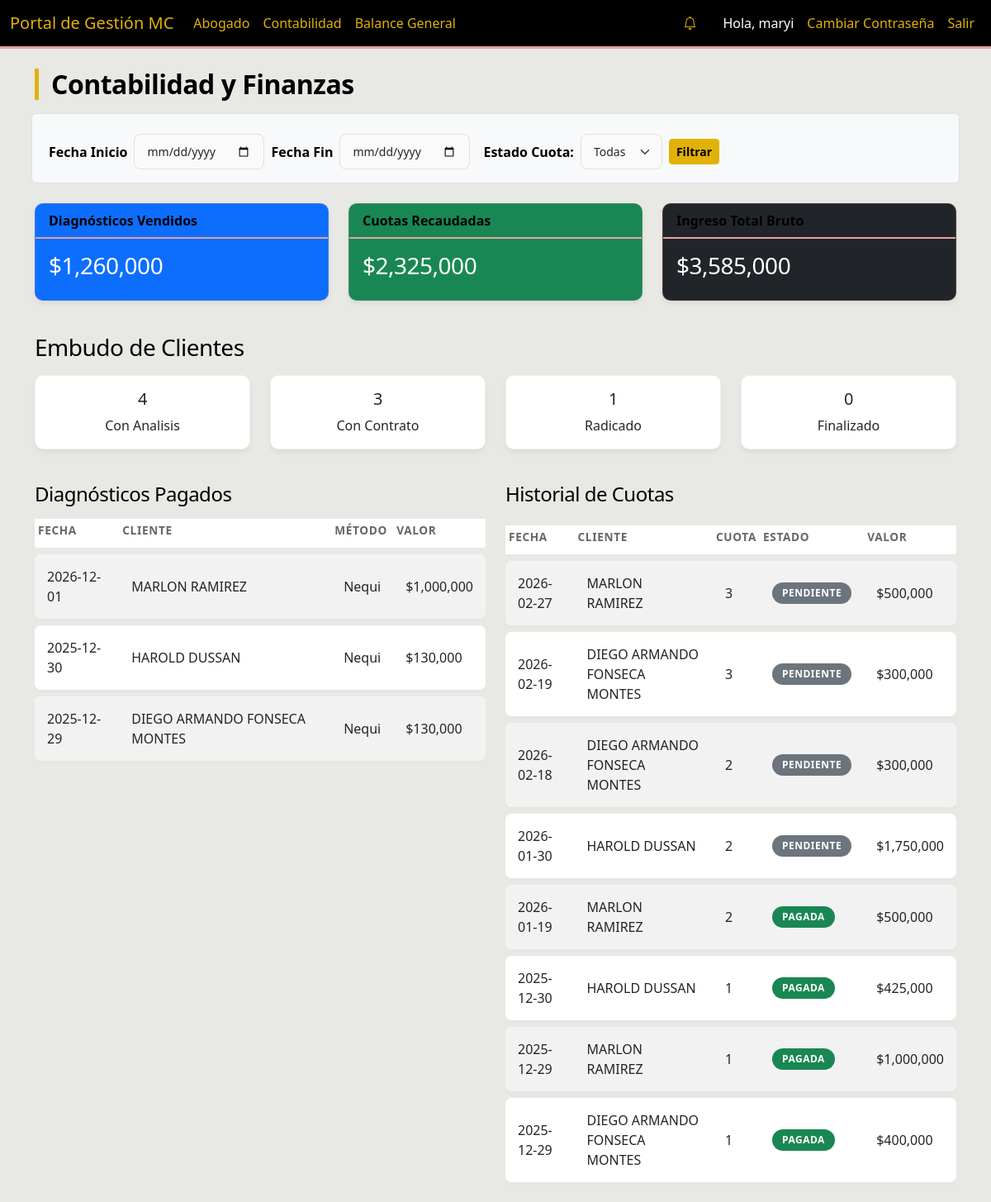
/accounting (signed in), run on the app's committed database.
### models.py (models this page shows)
class User(UserMixin, db.Model):
    id = db.Column(db.Integer, primary_key=True)
    nombre_completo = db.Column(db.String(100), nullable=False)
    telefono = db.Column(db.String(20))
    email = db.Column(db.String(120), unique=True, nullable=False)
    rol = db.Column(db.String(20), nullable=False)  # 'Admin', 'Analista', 'Abogado', 'Aliado'
    password = db.Column(db.String(200)) # Added password for auth
    payments = db.relationship('AllyPayment', backref='ally', lazy=True)

class PaymentDiagnosis(db.Model):
    id = db.Column(db.Integer, primary_key=True)
    client_id = db.Column(db.Integer, db.ForeignKey('client.id'), nullable=False, unique=True)
    valor = db.Column(db.Float)
    fecha_pago = db.Column(db.Date)
    metodo_pago = db.Column(db.String(50)) # 'Nequi', 'Daviplata', 'Bancolombia', 'Link de pago', 'Efectivo'
    verificado = db.Column(db.Boolean, default=False)
    client = db.relationship('Client', backref=db.backref('payment_diagnosis', uselist=False, cascade='all, delete-orphan'))

class Client(db.Model):
    id = db.Column(db.Integer, primary_key=True)
    nombre = db.Column(db.String(100))
    tipo_id = db.Column(db.String(20))
    numero_id = db.Column(db.String(20))
    contract_number = db.Column(db.String(50), nullable=True, unique=True)
    telefono = db.Column(db.String(20), nullable=False)
    email = db.Column(db.String(120))
    ciudad = db.Column(db.String(50))
    motivo_consulta = db.Column(db.Text)
    estado = db.Column(db.String(50), default='Nuevo') # 'Nuevo', 'Informacion_Incompleta', 'Pendiente_Analisis', 'Con_Contrato', 'Con_Analisis', 'Radicado', 'Finalizado', 'Suspendido_Pago', 'Finalizado_Exitoso', 'Cerrado_Pago'
    analista_id = db.Column(db.Integer, db.ForeignKey('user.id'))
    abogado_id = db.Column(db.Integer, db.ForeignKey('user.id'))
    created_at = db.Column(db.DateTime, default=datetime.utcnow)
    conclusion_analisis = db.Column(db.Text) # New field for analysis conclusion
    last_status_update = db.Column(db.DateTime, default=datetime.utcnow) # New field for last status update
    login_user_id = db.Column(db.Integer, db.ForeignKey('user.id'), nullable=True) # Link to User
    analista = db.relationship('User', foreign_keys=[analista_id], backref='clientes_registrados')
    login_user = db.relationship('User', foreign_keys=[login_user_id], backref='client_profile')

class ContractInstallment(db.Model):
    id = db.Column(db.Integer, primary_key=True)
    payment_contract_id = db.Column(db.Integer, db.ForeignKey('payment_contract.id'), nullable=False)
    numero_cuota = db.Column(db.Integer, nullable=False)
    valor = db.Column(db.Float)
    fecha_vencimiento = db.Column(db.Date)
    metodo_pago = db.Column(db.String(50))
    estado = db.Column(db.String(50), default='Pendiente') # 'Pendiente', 'Pagada', 'En Mora'
    payment_contract = db.relationship('PaymentContract', backref='installments')

### routes/main.py (the view, shortened to what this page needs)
@main_bp.route('/accounting')
@login_required
def accounting_dashboard():
    if current_user.rol not in ['Admin', 'Abogado']:
        flash('Acceso no autorizado', 'danger')
        return redirect(url_for('main.index'))
    start_date = request.args.get('start_date')
    end_date = request.args.get('end_date')
    q_income_diag = db.session.query(func.sum(PaymentDiagnosis.valor)).filter(PaymentDiagnosis.verificado == True)
    q_income_inst = db.session.query(func.sum(ContractInstallment.valor)).filter(ContractInstallment.estado == 'Pagada')
    q_recent_diag = PaymentDiagnosis.query.filter_by(verificado=True)
    q_recent_inst = ContractInstallment.query
    income_diagnosis = q_income_diag.scalar() or 0
    income_installments = q_income_inst.scalar() or 0
    total_gross_income = income_diagnosis + income_installments
    clients_with_analysis = Client.query.filter_by(estado='Con_Analisis').count()
    clients_with_contract = Client.query.filter_by(estado='Con_Contrato').count()
    clients_radicados = Client.query.filter_by(estado='Radicado').count()
    clients_finalized = Client.query.filter_by(estado='Finalizado').count()
    funnel_stats = {
        'Con_Analisis': clients_with_analysis,
        'Con_Contrato': clients_with_contract,
        'Radicado': clients_radicados,
        'Finalizado': clients_finalized
    }
    recent_diagnoses = q_recent_diag.order_by(PaymentDiagnosis.fecha_pago.desc()).limit(50).all()
    estado_filter = request.args.get('estado_cuota')
    if estado_filter and estado_filter != 'todos':
        q_recent_inst = q_recent_inst.filter_by(estado=estado_filter)
    recent_installments = q_recent_inst.order_by(ContractInstallment.fecha_vencimiento.desc()).limit(50).all()
    return render_template('accounting.html',
                           income_diagnosis=income_diagnosis,
                           income_installments=income_installments,
                           total_gross_income=total_gross_income,
                           funnel_stats=funnel_stats,
                           recent_diagnoses=recent_diagnoses,
                           recent_installments=recent_installments,
                           current_filter=estado_filter,
                           start_date=start_date,
                           end_date=end_date)

### app.py (called while the page is built)
@login_manager.user_loader
def load_user(user_id):
    return User.query.get(int(user_id))

### templates/accounting.html (shortened to what this page needs)
{% extends "base.html" %}
{% block content %}
<h2 class="mb-4">Contabilidad y Finanzas</h2>
<form method="GET" class="row g-2 mb-4 align-items-center bg-light p-3 rounded border">
    <div class="col-auto">
        <label for="start_date" class="col-form-label fw-bold">Fecha Inicio</label>
    </div>
    <div class="col-auto">
        <input type="date" class="form-control form-control-sm" name="start_date" value="{{ start_date or '' }}">
    </div>
    <div class="col-auto">
        <label for="end_date" class="col-form-label fw-bold">Fecha Fin</label>
    </div>
    <div class="col-auto">
        <input type="date" class="form-control form-control-sm" name="end_date" value="{{ end_date or '' }}">
    </div>
    <div class="col-auto">
        <label for="estado_cuota" class="col-form-label fw-bold ms-2">Estado Cuota:</label>
    </div>
    <div class="col-auto">
        <select name="estado_cuota" id="estado_cuota" class="form-select form-select-sm">
            <option value="todos" {% if current_filter=='todos' or not current_filter %}selected{% endif %}>
                Todas</option>
        </select>
    </div>
    <div class="col-auto">
        <button type="submit" class="btn btn-sm btn-primary">Filtrar</button>
    </div>
</form>
<div class="row mb-4">
    <div class="col-md-4">
        <div class="card text-white bg-primary mb-3">
            <div class="card-header">Diagnósticos Vendidos</div>
            <div class="card-body">
                <h3 class="card-title">${{ "{:,.0f}".format(income_diagnosis) }}</h3>
            </div>
        </div>
    </div>
    <div class="col-md-4">
        <div class="card text-white bg-success mb-3">
            <div class="card-header">Cuotas Recaudadas</div>
            <div class="card-body">
                <h3 class="card-title">${{ "{:,.0f}".format(income_installments) }}</h3>
            </div>
        </div>
    </div>
    <div class="col-md-4">
        <div class="card text-white bg-dark mb-3">
            <div class="card-header">Ingreso Total Bruto</div>
            <div class="card-body">
                <h3 class="card-title">${{ "{:,.0f}".format(total_gross_income) }}</h3>
            </div>
        </div>
    </div>
</div>
<h3 class="mb-3">Embudo de Clientes</h3>
<div class="row mb-4">
    {% for status, count in funnel_stats.items() %}
    <div class="col-md-3">
        <div class="card mb-3">
            <div class="card-body text-center">
                <h5 class="card-title">{{ count }}</h5>
                <p class="card-text">{{ status.replace('_', ' ') }}</p>
            </div>
        </div>
    </div>
    {% endfor %}
</div>
<div class="row">
    <div class="col-md-6">
        <h4>Diagnósticos Pagados</h4>
        <div class="table-responsive">
            <table class="table table-striped table-sm">
                <thead>
                    <tr>
                        <th>Fecha</th>
                        <th>Cliente</th>
                        <th>Método</th>
                        <th>Valor</th>
                    </tr>
                </thead>
                <tbody>
                    {% for p in recent_diagnoses %}
                    <tr>
                        <td>{{ p.fecha_pago }}</td>
                        <td>{{ p.client.nombre }}</td>
                        <td>{{ p.metodo_pago }}</td>
                        <td>${{ "{:,.0f}".format(p.valor) }}</td>
                    </tr>
                    {% endfor %}
                </tbody>
            </table>
        </div>
    </div>
    <div class="col-md-6">
        <div class="d-flex justify-content-between align-items-center mb-2">
            <h4>Historial de Cuotas</h4>
        </div>
        <div class="table-responsive">
            <table class="table table-striped table-sm">
                <thead>
                    <tr>
                        <th>Fecha</th>
                        <th>Cliente</th>
                        <th>Cuota</th>
                        <th>Estado</th>
                        <th>Valor</th>
                    </tr>
                </thead>
                <tbody>
                    {% for c in recent_installments %}
                    <tr>
                        <td>{{ c.fecha_vencimiento }}</td>
                        <td>{{ c.payment_contract.client.nombre }}</td>
                        <td>{{ c.numero_cuota }}</td>
                        <td>
                            {% if c.estado == 'Pagada' %}
                            <span class="badge bg-success">Pagada</span>
                            {% elif c.estado == 'En Mora' %}
                            <span class="badge bg-danger">En Mora</span>
                            {% else %}
                            <span class="badge bg-secondary">{{ c.estado }}</span>
                            {% endif %}
                        </td>
                        <td>${{ "{:,.0f}".format(c.valor) }}</td>
                    </tr>
                    {% endfor %}
                </tbody>
            </table>
        </div>
    </div>
</div>
{% endblock %}

### templates/base.html (shortened to what this page needs)
<!DOCTYPE html>
<html lang="es">
<head>
    <link href="https://cdn.jsdelivr.net/npm/bootstrap@5.3.0/dist/css/bootstrap.min.css" rel="stylesheet">
    <link href="https://cdn.jsdelivr.net/npm/bootstrap-icons@1.7.2/font/bootstrap-icons.css" rel="stylesheet">
    <link rel="stylesheet" href="{{ url_for('static', filename='css/style.css') }}">
</head>
<body>
    <nav class="navbar navbar-expand-lg navbar-dark bg-dark">
        <div class="container-fluid">
            <a class="navbar-brand" href="#">Portal de Gestión MC</a>
            <div class="collapse navbar-collapse" id="navbarNav">
                <ul class="navbar-nav me-auto">
                    {% if current_user.is_authenticated %}
                    {% if current_user.rol == 'Abogado' or current_user.rol == 'Admin' %}
                    <li class="nav-item"><a class="nav-link" href="{{ url_for('lawyer.lawyer_dashboard') }}">Abogado</a>
                    </li>
                    <li class="nav-item"><a class="nav-link"
                            href="{{ url_for('main.accounting_dashboard') }}">Contabilidad</a>
                    </li>
                    <li class="nav-item"><a class="nav-link" href="{{ url_for('main.balance_general') }}">Balance
                            General</a>
                    </li>
                    {% endif %}
                    {% endif %}
                </ul>
                <ul class="navbar-nav">
                    {% if current_user.is_authenticated %}
                    <li class="nav-item dropdown me-3">
                        <a class="nav-link position-relative" href="#" id="navbarDropdownNotifications" role="button"
                            data-bs-toggle="dropdown" aria-expanded="false">
                            <i class="bi bi-bell{% if unread_messages_count > 0 %}-fill text-warning{% endif %}"></i>
                        </a>
                    </li>
                    <li class="nav-item"><span class="nav-link text-light">Hola, {{ current_user.nombre_completo
                            }}</span></li>
                    <li class="nav-item">
                        <button type="button" class="btn btn-link nav-link" data-bs-toggle="modal"
                            data-bs-target="#changePasswordModal">
                            Cambiar Contraseña
                        </button>
                    </li>
                    <li class="nav-item"><a class="nav-link" href="{{ url_for('auth.logout') }}">Salir</a></li>
                    {% else %}
                    <li class="nav-item"><a class="nav-link" href="{{ url_for('auth.login') }}">Ingresar</a></li>
                    {% endif %}
                </ul>
            </div>
        </div>
    </nav>
    <div class="container mt-4">
        {% block content %}{% endblock %}
    </div>
</body>
</html>

### static/css/style.css (style rules this page uses)
:root { --color-dorado: #e1b107; --color-rosado: #e8a1a1; --color-gris: #e8e8e4; --color-blanco: #ffffff; --color-negro: #000000; }
body { background-color: var(--color-gris); font-family: 'Segoe UI', Tahoma, Geneva, Verdana, sans-serif; color: var(--color-negro); }
.navbar { background-color: var(--color-negro) !important; border-bottom: 3px solid var(--color-rosado); }
.navbar-brand, .nav-link { color: var(--color-dorado) !important; transition: color 0.3s; }
.nav-link.text-light { color: var(--color-blanco) !important; }
.btn-primary { background-color: var(--color-dorado); border-color: var(--color-dorado); color: var(--color-negro); font-weight: 600; }
.card { background-color: var(--color-blanco); border: 1px solid rgba(232, 161, 161, 0.2); border-radius: 10px; box-shadow: 0 4px 6px rgba(0, 0, 0, 0.05); transition: transform 0.2s, box-shadow 0.2s; }
.card-header { background-color: transparent; border-bottom: 2px solid var(--color-rosado); border-radius: 10px 10px 0 0 !important; font-weight: 700; color: var(--color-negro); }
h1, h2, h3, h4, h5, h6 { color: var(--color-negro); letter-spacing: -0.5px; }
h2 { border-left: 5px solid var(--color-dorado); padding-left: 15px; margin-bottom: 25px; font-weight: 700; }
.form-control, .form-select { border: 1px solid #e0e0e0; padding: 10px 15px; border-radius: 8px; transition: all 0.3s ease; background-color: #fafafa; }
.table { border-collapse: separate; border-spacing: 0 8px; }
.table thead th { border: none; text-transform: uppercase; font-size: 0.85rem; font-weight: 700; letter-spacing: 0.05em; color: #666; padding-bottom: 10px; }
.table tbody tr { background-color: var(--color-blanco); box-shadow: 0 2px 4px rgba(0, 0, 0, 0.02); transition: transform 0.2s, box-shadow 0.2s; }
.table td { border: none; vertical-align: middle; padding: 15px; }
.table td:first-child { border-top-left-radius: 8px; border-bottom-left-radius: 8px; }
.table td:last-child { border-top-right-radius: 8px; border-bottom-right-radius: 8px; }
.badge { font-weight: 600; padding: 0.6em 1em; border-radius: 50rem; text-transform: uppercase; font-size: 0.75rem; letter-spacing: 0.5px; }
.card { animation: fadeIn 0.5s ease-out forwards; }

### data on the page
User: nombre_completo "maryi"
PaymentDiagnosis: fecha_pago "2026-12-01", client.nombre "MARLON RAMIREZ", metodo_pago "Nequi", valor "1,000,000"
PaymentDiagnosis: fecha_pago "2025-12-30", client.nombre "HAROLD DUSSAN", metodo_pago "Nequi", valor "130,000"
PaymentDiagnosis: fecha_pago "2025-12-29", client.nombre "DIEGO ARMANDO FONSECA MONTES", metodo_pago "Nequi", valor "130,000"
ContractInstallment: fecha_vencimiento "2026-02-27", payment_contract.client.nombre "MARLON RAMIREZ", numero_cuota "3", estado "PENDIENTE", valor "500,000"
ContractInstallment: fecha_vencimiento "2026-02-19", payment_contract.client.nombre "DIEGO ARMANDO FONSECA MONTES", numero_cuota "3", estado "PENDIENTE", valor "300,000"
ContractInstallment: fecha_vencimiento "2026-02-18", payment_contract.client.nombre "DIEGO ARMANDO FONSECA MONTES", numero_cuota "2", estado "PENDIENTE", valor "300,000"
ContractInstallment: fecha_vencimiento "2026-01-30", payment_contract.client.nombre "HAROLD DUSSAN", numero_cuota "2", estado "PENDIENTE", valor "1,750,000"
ContractInstallment: fecha_vencimiento "2026-01-19", payment_contract.client.nombre "MARLON RAMIREZ", numero_cuota "2", estado "PAGADA", valor "500,000"
ContractInstallment: fecha_vencimiento "2025-12-30", payment_contract.client.nombre "HAROLD DUSSAN", numero_cuota "1", estado "PAGADA", valor "425,000"
ContractInstallment: fecha_vencimiento "2025-12-29", payment_contract.client.nombre "MARLON RAMIREZ", numero_cuota "1", estado "PAGADA", valor "1,000,000"
ContractInstallment: fecha_vencimiento "2025-12-29", payment_contract.client.nombre "DIEGO ARMANDO FONSECA MONTES", numero_cuota "1", estado "PAGADA", valor "400,000"

### other printed values
{{ "{:,.0f}".format(income_diagnosis) }} "1,260,000"
{{ "{:,.0f}".format(income_installments) }} "2,325,000"
{{ "{:,.0f}".format(total_gross_income) }} "3,585,000"
{{ count }} "4" "3" "1" "0"
{{ status.replace('_', ' ') }} "Con Analisis" "Con Contrato" "Radicado" "Finalizado"
